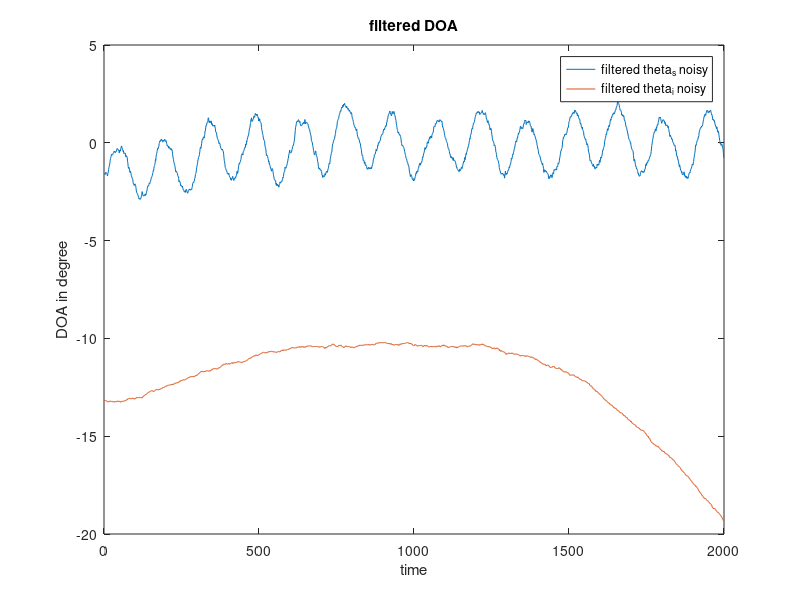

Reproduce this figure in MATLAB. (Note: this script raises an error after producing the figure.)
clear all
clc
load('ASP_Final_Data.mat') 

%% DOA estimation by EMA

L=length(theta_s_noisy(1,:));
W=1:20;
sigma1=1;
sigma2=2;
ker1=9*sigma1;% ker1*2+1=window size
ker2=9*sigma2;
sfilter=zeros(1,L);
ifilter=zeros(1,L);

aa=0.06;
fcut=1/(2*pi)*acos(1-(aa^2)/2*(1-aa));
% Recursive moving average filter
ssum1=theta_s_noisy(1,1);
for i=1:L
    ssum1=(1-aa)*ssum1+aa*(theta_s_noisy(1,i));
    sfilter(1,i)=ssum1;
end

bb=0.01;
ssum2=theta_i_noisy(1,1);
for i=1:L
    ssum2=(1-bb)*ssum2+bb*(theta_i_noisy(1,i));
    ifilter(1,i)=ssum2;
end

figure
plot(sfilter)
title('filtered DOA')
hold on
plot(ifilter)
legend('filtered theta_s noisy','filtered theta_i noisy')
xlabel('time')
ylabel('DOA in degree')
savefig('ASP_Final_DOA.fig')
theta_s_hat=sfilter;
theta_i_hat=ifilter;
%% My beamformer (LCMV)

delta0=0.1;
lamdb0=0.99;
s_t_hat=mybeamformer(matX,sfilter,ifilter,delta0,lamdb0);
s_t_hat=s_t_hat.';
figure
subplot(2,1,1)
plot(real(s_t_hat))
title('real part of estimated s(t)')
xlabel('time (n)')
ylabel('amplitude')
subplot(2,1,2)
plot(imag(s_t_hat))
title('imaginary part of estimated s(t)')
xlabel('time (n)')
ylabel('amplitude')
savefig('ASP_Final_Source.fig')

save('Estimated.mat',"theta_i_hat","theta_s_hat",'s_t_hat')